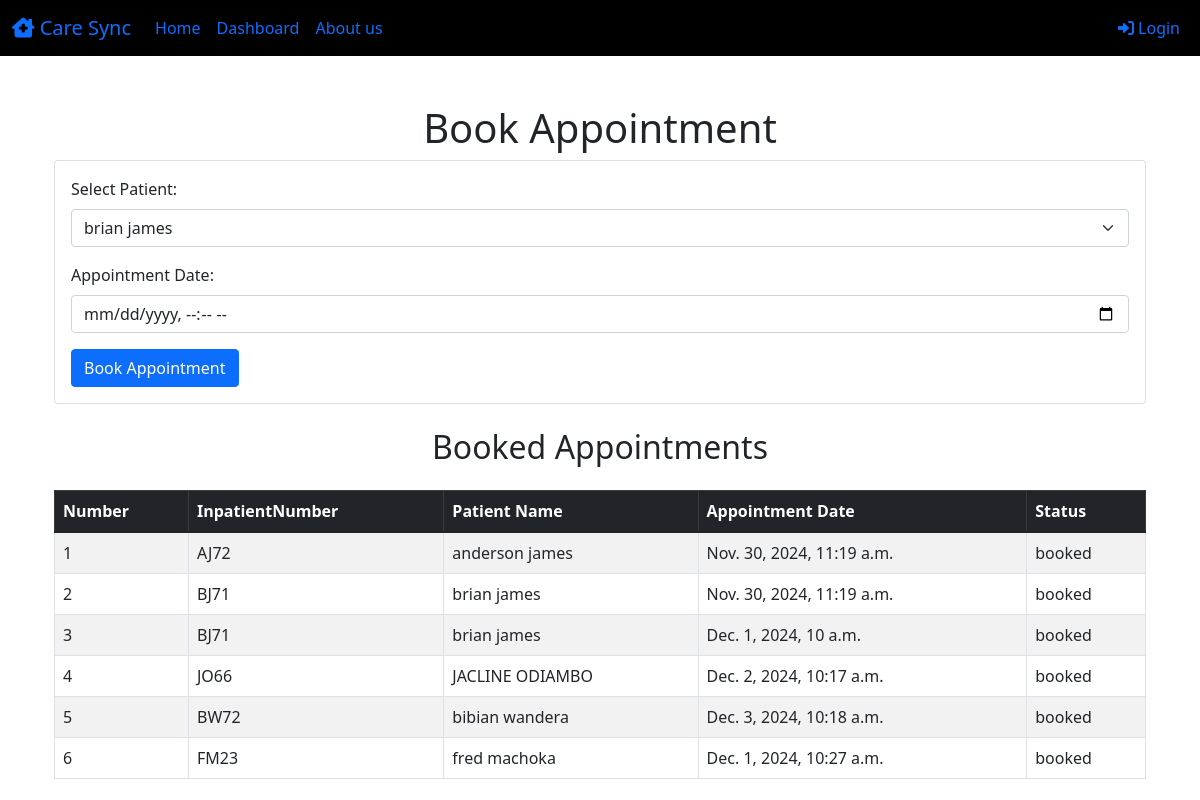
The app's page /bookappointment/, older data.
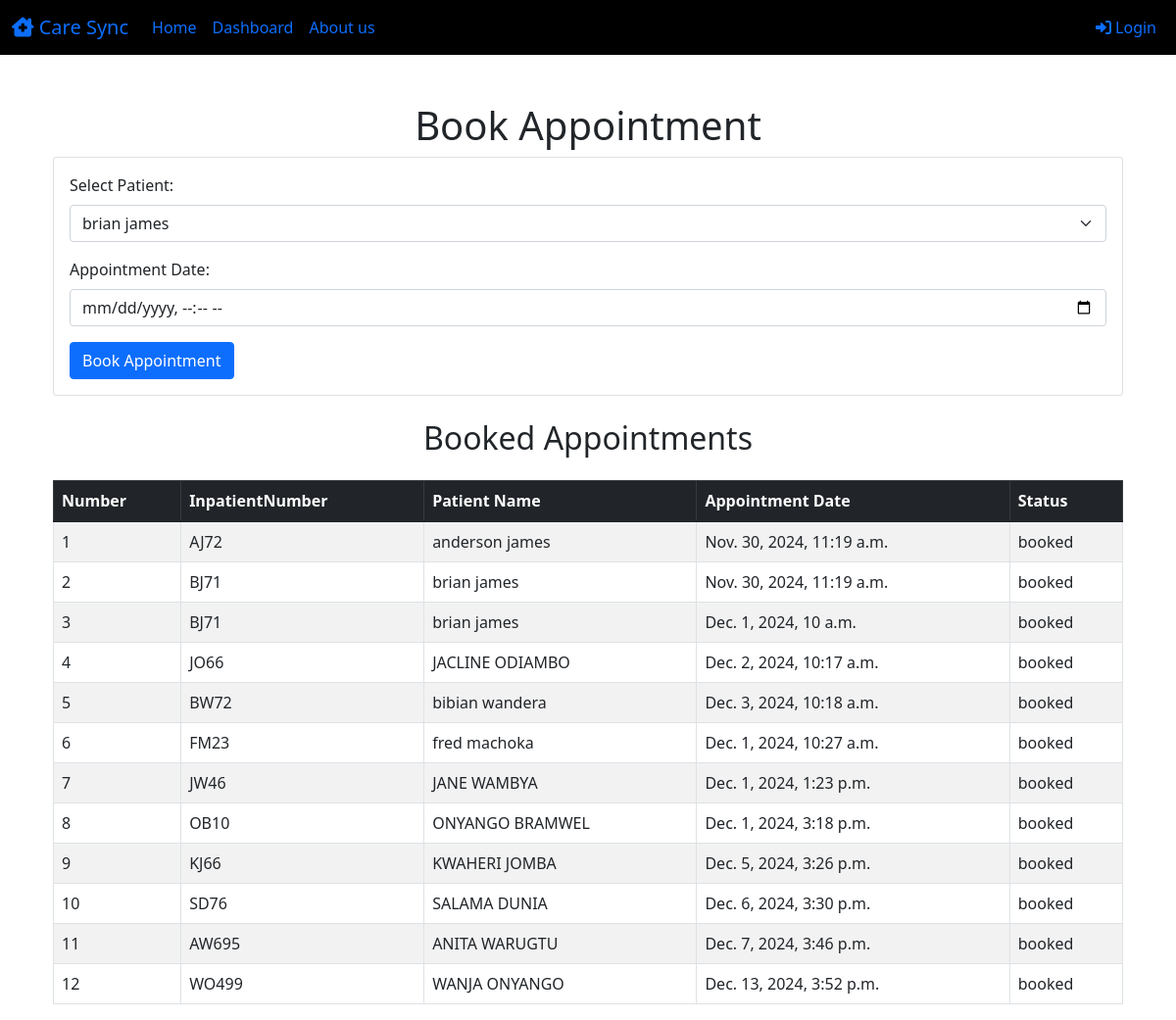
The same page, newer data.
### salama/models.py (models this page shows, shortened)
class Appointment(models.Model):
        patient = models.ForeignKey('Patient',  on_delete=models.CASCADE)
        appointment_date = models.DateTimeField()
        status = models.CharField(max_length=20, choices=[('booked', 'Booked'), ('completed', 'Completed')],
                                  default='booked')

class Patient(models.Model):
    first_name = models.CharField(max_length=50)
    last_name = models.CharField(max_length=50)
    phone = models.CharField(max_length=15, unique=True)
    address=models.CharField(max_length=50 , default="uknown" )
    id_number=models.CharField(max_length=11, unique=True , null=True)
    next_of_kin=models.CharField(max_length=50 , null=True)
    inpatient_number = models.CharField(max_length=10, unique=True)
    created_at = models.DateTimeField(auto_now_add=True)

### salama/views.py (the view)
# urls.py: path('bookappointment/', views.book_appointment, name='bookappointment'),
def book_appointment(request):
    if request.method == 'POST':
        form = AppointmentForm(request.POST)
        if form.is_valid():
            patient_id = form.cleaned_data['patient'].id  # Here we use the patient object, not just the ID
            try:
                patient = Patient.objects.get(id=patient_id)
                appointment_date = form.cleaned_data['appointment_date']
                appointment = Appointment(patient=patient, appointment_date=appointment_date)
                appointment.save()
                messages.success(request, f"Appointment successfully booked for {patient.first_name} {patient.last_name}.")
                return redirect('bookappointment')
            except Patient.DoesNotExist:
                    (messages.error(request, "Patient not found!"))
        else:
            messages.error(request, "Invalid form submission.")
    else:
        form = AppointmentForm()
    appointments = Appointment.objects.filter(status='booked')
    return render(request, 'book_appointment.html', {'form': form, 'appointments': appointments})

### salama/forms.py
class AppointmentForm(forms.ModelForm):
    class Meta:
        model = Appointment
        fields = ['patient','appointment_date']
    def __init__(self, *args, **kwargs):
        super(AppointmentForm, self).__init__(*args, **kwargs)
        self.fields['patient'].queryset = Patient.objects.all()  # Make sure this line is here

### salama/templates/book_appointment.html (shortened to what this page needs)
{% extends 'base.html' %}
{% block content %}
    <div class="container mt-5">
        <h1 class="text-center">Book Appointment</h1>
        <div class="card mb-4">
            <div class="card-body">
                <form method="POST">
                    <div class="mb-3">
                        <label for="patient" class="form-label">Select Patient:</label>
                        <select name="patient" id="patient" class="form-select" required>
                            {% for patient in form.patient.field.queryset %}
                                <option value="{{ patient.id }}">{{ patient.first_name }} {{ patient.last_name }}</option>
                            {% endfor %}
                        </select>
                    </div>
                    <div class="mb-3">
                        <label for="appointment_date" class="form-label">Appointment Date:</label>
                        <input type="datetime-local" name="appointment_date" id="appointment_date" class="form-control" required>
                    </div>
                    <button type="submit" class="btn btn-primary">Book Appointment</button>
                </form>
            </div>
        </div>
        <h2 class="text-center mb-4">Booked Appointments</h2>
        {% if appointments %}
            <table class="table table-striped table-bordered">
                <thead class="table-dark">
                    <tr>
                        <th>Number</th>
                        <th>InpatientNumber</th>
                        <th>Patient Name</th>
                        <th>Appointment Date</th>
                        <th>Status</th>
                    </tr>
                </thead>
                <tbody>
                    {% for appointment in appointments %}
                        <tr>
                            <td>{{ forloop.counter }}</td>
                            <td>{{ appointment.patient.inpatient_number }}</td>
                            <td>{{ appointment.patient.first_name }} {{ appointment.patient.last_name }}</td>
                            <td>{{ appointment.appointment_date }}</td>
                            <td>{{ appointment.status }}</td>
                        </tr>
                    {% endfor %}
                </tbody>
            </table>
        {% else %}
            <p class="text-center">No appointments booked yet.</p>
        {% endif %}
    </div>
{% endblock %}

### salama/templates/base.html (shortened to what this page needs)
{% load static %}
<!DOCTYPE html>
<html lang="en">
<head>
    <link href="https://cdn.jsdelivr.net/npm/bootstrap@5.1.3/dist/css/bootstrap.min.css" rel="stylesheet">
    <link href="https://cdnjs.cloudflare.com/ajax/libs/font-awesome/6.0.0-beta3/css/all.min.css" rel="stylesheet">
</head>
<body class="{% block body_class %}home-page{% endblock %}">
    <nav class="navbar navbar-expand-lg navbar-white bg-black ">
    <div class="container-fluid">
        <a class="navbar-brand" href="{% url 'login' %}">
            <i class="fas fa-clinic-medical"></i> Care Sync
        </a>
        <div class="collapse navbar-collapse" id="navbarNav">
            <ul class="navbar-nav me-auto mb-2 mb-lg-0">
                <li class="nav-item">
                    <a class="nav-link active" aria-current="page" href="{% url 'login' %}">Home</a>
                </li>
                <li class="nav-item">
                    <a class="nav-link" href="{% url 'dashboard' %}">Dashboard</a>
                </li>
                <li class="nav-item">
                    <a class="nav-link" href="{% url 'About' %}"> About us</a>
                </li>
            </ul>
            <ul class="navbar-nav ms-auto">
                {% if user.is_authenticated %}
                <li class="nav-item">
                    <a class="nav-link" href="{% url 'logout' %}">
                        <i class="fas fa-sign-out-alt"></i> Logout
                    </a>
                </li>
                {% else %}
                <li class="nav-item">
                    <a class="nav-link" href="{% url 'login' %}">
                        <i class="fas fa-sign-in-alt"></i> Login
                    </a>
                </li>
                {% endif %}
            </ul>
        </div>
    </div>
</nav>
    <div class="container mt-4">
        {% block content %}
        {% endblock %}
    </div>
</body>
</html>

Row changes from the older to the newer data that the page shows:
added Appointment: patient.inpatient_number "JW46", patient.first_name "JANE", patient.last_name "WAMBYA", appointment_date "Dec. 1, 2024, 1:23 p.m.", status "booked"
added Appointment: patient.inpatient_number "OB10", patient.first_name "ONYANGO", patient.last_name "BRAMWEL", appointment_date "Dec. 1, 2024, 3:18 p.m.", status "booked"
added Appointment: patient.inpatient_number "KJ66", patient.first_name "KWAHERI", patient.last_name "JOMBA", appointment_date "Dec. 5, 2024, 3:26 p.m.", status "booked"
added Appointment: patient.inpatient_number "SD76", patient.first_name "SALAMA", patient.last_name "DUNIA", appointment_date "Dec. 6, 2024, 3:30 p.m.", status "booked"
added Appointment: patient.inpatient_number "AW695", patient.first_name "ANITA", patient.last_name "WARUGTU", appointment_date "Dec. 7, 2024, 3:46 p.m.", status "booked"
added Appointment: patient.inpatient_number "WO499", patient.first_name "WANJA", patient.last_name "ONYANGO", appointment_date "Dec. 13, 2024, 3:52 p.m.", status "booked"
